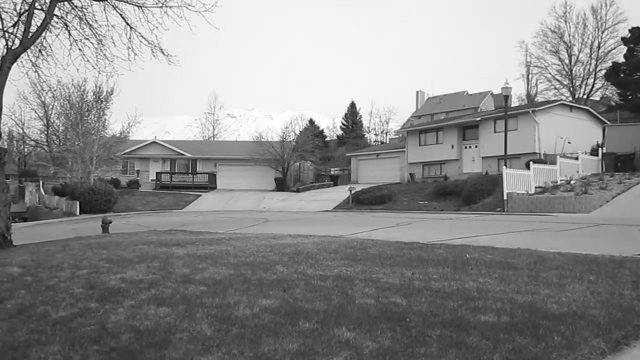
%> input picture Image Mosaicing_Lab4/img1.pgm, 640 x 360 px
$ octave img_mosaic.m   (GNU Octave 9; MATLAB toolbox functions it lacks are replaced by stand-ins)
%> lines starting %> are read from the running program, lines starting %| are printed output that depends on the picture
### Image Mosaicing_Lab4/sift.m
% [image, descriptors, locs] = sift(imageFile)
%
% This function reads an image and returns its SIFT keypoints.
%   Input parameters:
%     imageFile: the file name for the image.
%
%   Returned:
%     image: the image array in double format
%     descriptors: a K-by-128 matrix, where each row gives an invariant
%         descriptor for one of the K keypoints.  The descriptor is a vector
%         of 128 values normalized to unit length.
%     locs: K-by-4 matrix, in which each row has the 4 values for a
%         keypoint location (row, column, scale, orientation).  The
%         orientation is in the range [-PI, PI] radians.
%
% Credits: Thanks for initial version of this program to D. Alvaro and
%          J.J. Guerrero, Universidad de Zaragoza (modified by D. Lowe)

function [image, descriptors, locs] = sift(imageFile)

% Load image
image = imread(imageFile);

% If you have the Image Processing Toolbox, you can uncomment the following
%   lines to allow input of color images, which will be converted to grayscale.
if size(image,3) == 3
   image = rgb2gray(image);
end

[rows, cols] = size(image);

% Convert into PGM imagefile, readable by "keypoints" executable
f = fopen('tmp.pgm', 'w');
if f == -1
    error('Could not create file tmp.pgm.');
end
fprintf(f, 'P5\n%d\n%d\n255\n', cols, rows);
fwrite(f, image', 'uint8');
fclose(f);

% Call keypoints executable
if isunix
    command = '!./sift ';
else
    command = '!siftWin32 ';
end
command = [command ' <tmp.pgm >tmp.key'];
eval(command);

% Open tmp.key and check its header
g = fopen('tmp.key', 'r');
if g == -1
    error('Could not open file tmp.key.');
end
[header, count] = fscanf(g, '%d %d', [1 2]);
if count ~= 2
    error('Invalid keypoint file beginning.');
end
num = header(1);
len = header(2);
if len ~= 128
    error('Keypoint descriptor length invalid (should be 128).');
end

% Creates the two output matrices (use known size for efficiency)
locs = double(zeros(num, 4));
descriptors = double(zeros(num, 128));

% Parse tmp.key
for i = 1:num
    [vector, count] = fscanf(g, '%f %f %f %f', [1 4]); %row col scale ori
    if count ~= 4
        error('Invalid keypoint file format');
    end
    locs(i, :) = vector(1, :);

    [descrip, count] = fscanf(g, '%d', [1 len]);
    if (count ~= 128)
        error('Invalid keypoint file value.');
    end
    % Normalize each input vector to unit length
    descrip = descrip / sqrt(sum(descrip.^2));
    descriptors(i, :) = descrip(1, :);
end
fclose(g);

### Image Mosaicing_Lab4/sift_corresp.m
%
% [corresp1, corresp2] = sift_corresp(image1, image2, show_fig)
%
% This function reads two images (file name strings), finds their
% SIFT features, and returns the correspondences based on the
% distance between the nearest and second nearest neighbour.
%
% corresp1(i,:) point of image1 corresponds to corresp2(i,:) point of image2
%
% correspx(i,1) = row number of ith point
% correspx(i,2) = column number of ith point

function [corresp1, corresp2] = sift_corresp(imgName1, imgName2)

% Find SIFT keypoints for each image
[~, desc1, loc1] = sift(imgName1);
[~, desc2, loc2] = sift(imgName2);

% dist_ratio: Only keep matches in which the ratio of vector angles from the
% nearest to second nearest neighbor is less than distRatio.
dist_ratio = 0.6;

% For each feature in the first image, select its match to second image.
desc2t = desc2';
count = 1;
for i = 1 : size(desc1,1)
   inprods = desc1(i,:) * desc2t; % Vector of inner products
   [vals,idx] = sort(acos(inprods)); % Take cos inverse and sort results

   % Check if nearest neighbour has angle less than dist_ratio times second
   if (vals(1) < dist_ratio * vals(2))
      corresp1(count,:) = loc1(i,1:2);
      corresp2(count,:) = loc2(idx(1),1:2);
      count = count + 1;
   end
end

### Image Mosaicing_Lab4/img_mosaic.m
% File: Image Mosaicing
% Author: Sunny Naresh
% college:IIT Madras
% The code takes three images and makes one single image by the process
% called Image registration.

clc;
clear all;
close all;
img1 = imread('img1.pgm');
%> img1 is the input picture: size 360x640 uint8; min 4, max 255, mean 140.4
[r1,c1] = size(img1);
%> r1 = 360; c1 = 640
img2 = imread('img2.pgm');
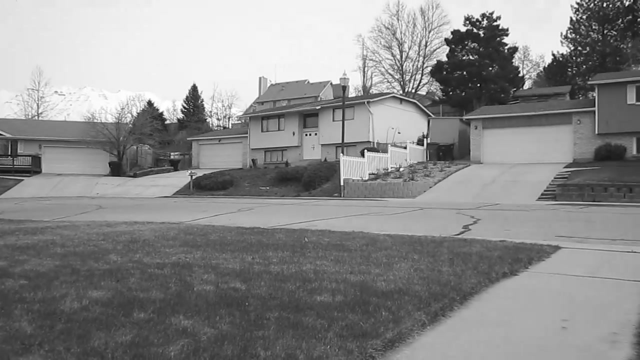
%> input picture Image Mosaicing_Lab4/img2.pgm, 640 x 360 px
%> img2 is the input picture: size 360x640 uint8; min 10, max 255, mean 139.2
[r2,c2] = size(img2);%finding rows and columns
%> r2 = 360; c2 = 640
img3 = imread('img3.pgm');
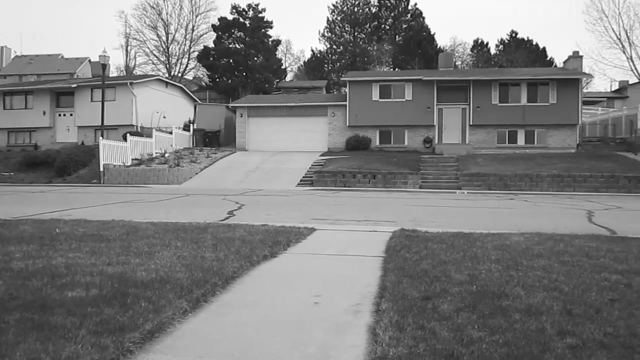
%> input picture Image Mosaicing_Lab4/img3.pgm, 640 x 360 px
%> img3 is the input picture: size 360x640 uint8; min 11, max 255, mean 127.1
[r3,c3] = size(img3);
%> r3 = 360; c3 = 640
figure();
imshow(img2);
s1 = size(img1);
%> s1 = [360 640]
s2 = size(img2);
%> s2 = [360 640]
s3 = size(img3);
%> s3 = [360 640]
img1 = double(img1);
%> img1: size 360x640 double
img2 = double(img2);
%> img2: size 360x640 double
img3 = double(img3);
%> img3: size 360x640 double

%% finding homography between two images

[crrsp1,crrsp2] = sift_corresp('img2.pgm','img1.pgm');
%> the run ends on the next line
